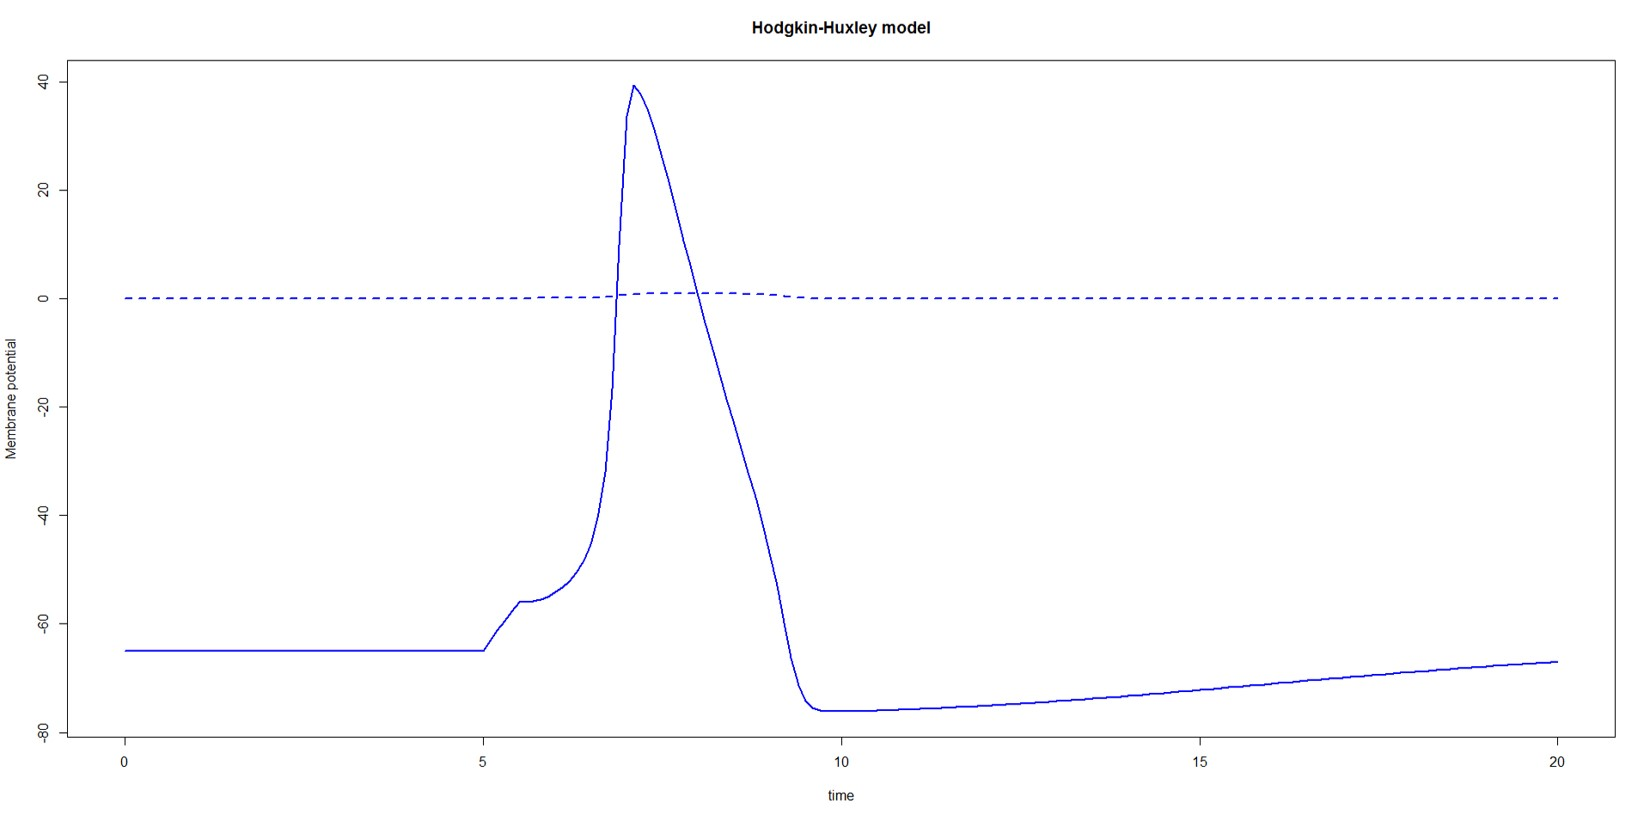

Source code (R):
# Hodgkin-Huxley kinetics
library(deSolve)

LVmod0D <- function(Time, State, Pars) {
 with(as.list(c(State, Pars)), {
if(Time>=5&&Time<=5.5){Amp}else{Amp<-0}
taum<-1/(0.1*(V+40)/(1-exp(-(V+40)/10))+4*exp(-(V+65)/18))
minf<-(0.1*(V+40)/(1-exp(-(V+40)/10)))*taum
tauh<-1/(0.07*exp(-(V+65)/20)+(1/(1+exp(-(V+35)/10))))
hinf<-0.07*exp(-(V+65)/20)*tauh
taun<-1/(0.01*(V+55)/(1-exp(-(V+55)/10))+0.125*exp(-(V+65)/80))
ninf<-(0.01*(V+55)/(1-exp(-(V+55)/10)))*taun

dV<-(-gna*(m^3)*h*(V-50)-gk*(n^4)*(V-(-77))-gl*(V-(-54.4))+Amp)/Cm
dm<--(m-minf)/taum
dh<--(h-hinf)/tauh
dn<--(n-ninf)/taun

return(list(c(dV, dm,dh,dn)))
 })
 }
pars<-c(gna=120,gk=36,gl=0.3, Cm=1, Amp=20)

yini<-c(V=-65, m=0.052, h=0.596, n=0.317)

times <- seq(0, 20, by = 0.1)

print(system.time(
out <- ode(func = LVmod0D, y = yini, parms = pars, times = times)))

## the model output is plotted, using R function matplot
## http://www.jstatsoft.org/v33/i09/paper
matplot(out[,"time"], out[,2:3], type = "l", xlab = "time", ylab = "Membrane potential",
main = "Hodgkin-Huxley model", lwd = 2, col="blue")
# legend("topright", c("Membrane potential", "m"), col = 1:2, lty = 1:2)
